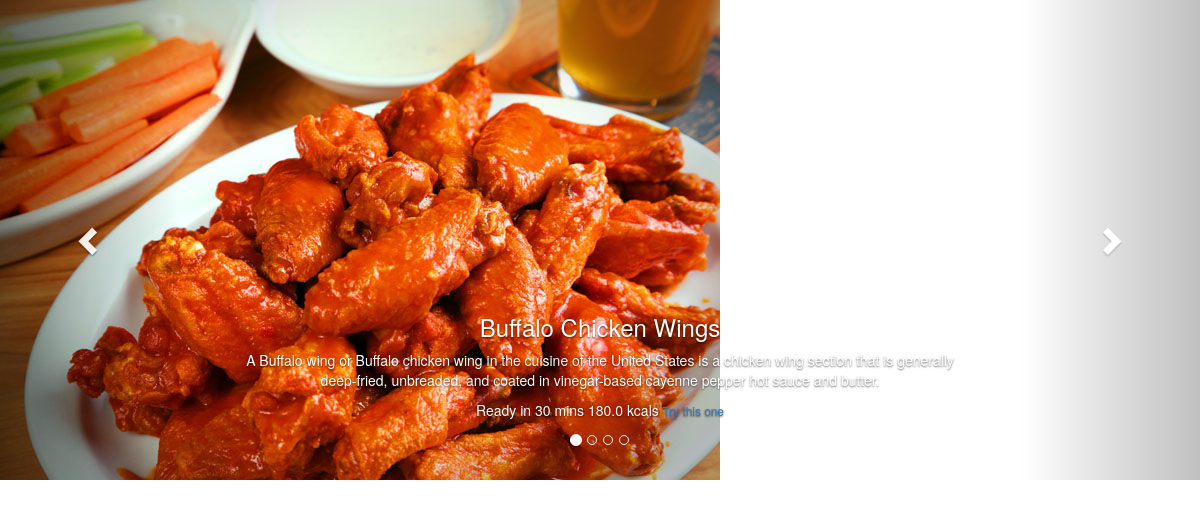
The page / on the database its author committed.
### apps/recipes/models.py (models this page shows, shortened)
class Recipe(models.Model):
    title = models.CharField(max_length=200)
    slug = models.SlugField(max_length=200)
    category = models.ForeignKey(Category)
    description = models.TextField()
    photo = models.FileField()
    ingredients = models.TextField()
    method = models.TextField()
    cooktime = models.IntegerField()
    fat = models.FloatField()
    carbs = models.FloatField()
    protein = models.FloatField()
    calories = models.FloatField()
    def __unicode__(self):
        return self.title

### project/views.py (the view)
# urls.py: url(r'^$', views.home),
def home(request):
    print request
    recipes = Recipe.objects.filter(category__slug__contains='mains')
    print recipes
    return render(request, 'home.html',
    {
        'recipes': recipes,
    })

### templates/home.html (shortened to what this page needs)
{% load staticfiles %}
<link href="{% static 'bootstrap/css/bootstrap.css' %}"
          rel="stylesheet">
<div id="carousel-example-generic" class="carousel slide" data-ride="carousel">
    <ol class="carousel-indicators">
      {% for recipe in recipes %}
        {% if forloop.first %}
        <li data-target="#carousel-example-generic" data-slide-to="0" class="active">
        </li>
        {% else %}
        <li data-target="#carousel-example-generic" data-slide-to="{{ forloop.counter0 }}">
        </li>
        {% endif %}
      {% endfor %}
    </ol>
  <div class="carousel-inner" role="listbox">
    {% for recipe in recipes %}
      {% if forloop.first %}
        <div class="item active">
          <img src="{{ recipe.photo.url }}" alt="">
          <div class="carousel-caption">
              <h3>{{ recipe.title }}</h3>
              <p>{{ recipe.description }}</p>
              <p class="">
                  <span class="time">Ready in {{ recipe.cooktime }} mins</span>
                  <span class="difficulty">{{ recipe.calories }} kcals</span>
                  <a href="/{{ recipe.category.slug }}/{{ recipe.id }}/{{ recipe.slug }}/" class="button small">Try this one</a>
              </p>
          </div>
        </div>
      {% endif %}
    {% endfor %}
 </div>
   <a class="left carousel-control" href="#carousel-example-generic" role="button" data-slide="prev">
     <span class="glyphicon glyphicon-chevron-left" aria-hidden="true"></span>
   </a>
   <a class="right carousel-control" href="#carousel-example-generic" role="button" data-slide="next">
     <span class="glyphicon glyphicon-chevron-right" aria-hidden="true"></span>
   </a>
</div>

### rows shown on the page
Recipe: photo (picture), title "Buffalo Chicken Wings", description "A Buffalo wing or Buffalo chicken wing in the cuisine of the United States is a chicken wing section that is generally deep-fried, unbreaded, and coated in vinegar-based cayenne pepper hot sauce and butter.", cooktime "30", calories "180.0"
